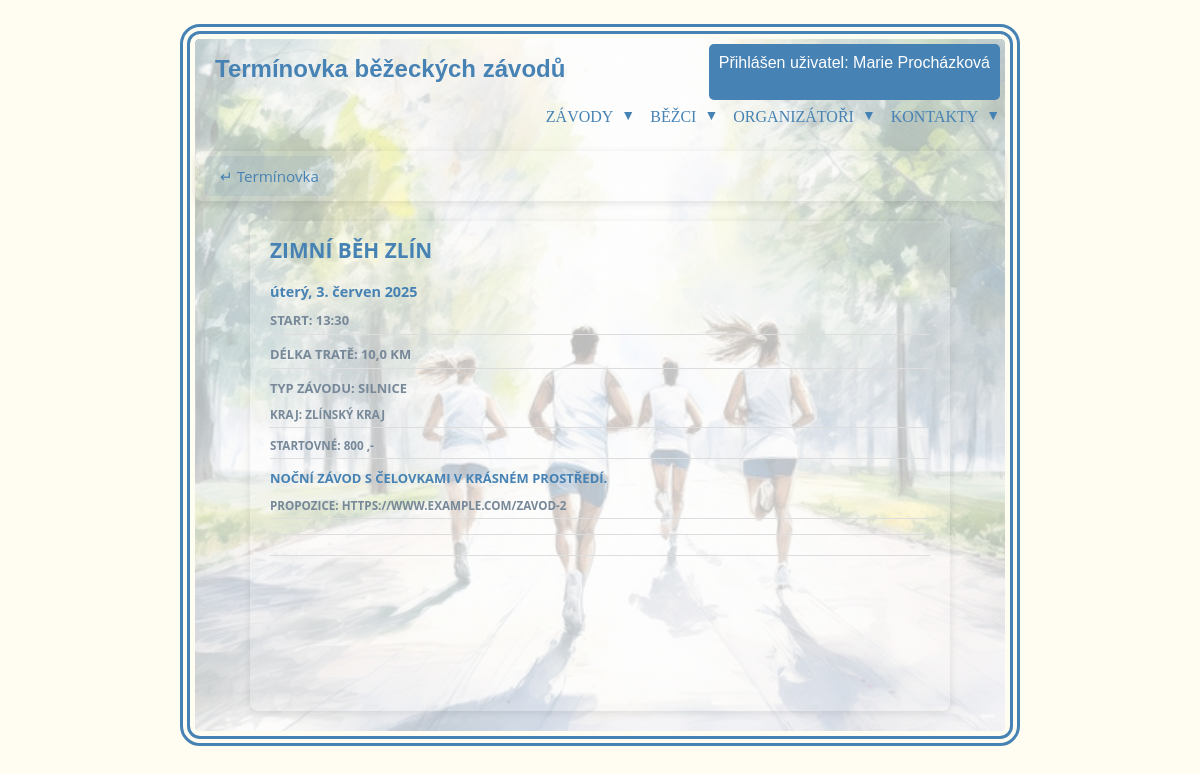
Page /2/ (signed in) on the committed database.
### users/models.py (models this page shows, shortened)
class User(AbstractBaseUser, PermissionsMixin):
    ROLE_CHOICES = [
        ('R', 'Runner'),
        ('O', 'Organizátor'),
        ('A', 'Admin'),
    ]
    email = models.EmailField(unique=True)
    password = models.CharField(max_length=128,null=False,blank=False)
    role = models.CharField(max_length=1, choices=ROLE_CHOICES)
    first_name = models.CharField(max_length=30, null=False, blank=False)
    last_name = models.CharField(max_length=60, null=False, blank=False)
    birth_date = models.DateField(null=False, blank=False)
    sex = models.CharField(max_length=1, choices=[('M', 'Muž'), ('F', 'Žena')], null=False, blank=False)
    organization_name = models.CharField(max_length=100, null=False, blank=False)
    website = models.URLField(null=False, blank=False)
    is_active = models.BooleanField(default=True)
    is_staff = models.BooleanField(default=False)
    objects = UserManager()
    USERNAME_FIELD = 'email'
    REQUIRED_FIELDS = ['role']
    class Meta:
        verbose_name = "uživatel"
        verbose_name_plural = "uživatelé"
        constraints = [
            models.UniqueConstraint(fields=['email', 'role'], name='unique_email_role')
        ]

### events/models.py (models this page shows, shortened)
class Event(models.Model):
    date_event = models.DateField(verbose_name='Datum události')
    name_event = models.CharField(max_length=30, verbose_name='Název události')
    description = models.TextField(verbose_name='Popis události')
    start_time = models.TimeField(verbose_name='Čas startu')
    distance = models.IntegerField(verbose_name='Vzdálenost')
    country = models.CharField(max_length=50, verbose_name='Země')
    city = models.CharField(max_length=50, verbose_name='Město')
    region = models.CharField(
        max_length=100,
        choices=[
            ('hlavní město Praha', 'hlavní město Praha'),
            ('Středočeský kraj', 'Středočeský kraj'),
            ('Jihočeský kraj', 'Jihočeský kraj'),
            ('Plzeňský kraj', 'Plzeňský kraj'),
            ('Karlovarský kraj', 'Karlovarský kraj'),
            ('Ústecký kraj', 'Ústecký kraj'),
            ('Liberecký kraj', 'Liberecký kraj'),
            ('Královéhradecký kraj', 'Královéhradecký kraj'),
            ('Pardubický kraj', 'Pardubický kraj'),
            ('Kraj Vysočina', 'Kraj Vysočina'),
            ('Jihomoravský kraj', 'Jihomoravský kraj'),
            ('Olomoucký kraj', 'Olomoucký kraj'),
            ('Moravskoslezský kraj', 'Moravskoslezský kraj'),
            ('Zlínský kraj', 'Zlínský kraj')
        ],
        verbose_name='Kraj'
    )
    typ_race = models.CharField(
        max_length=7,
        choices=[
            ('Silnice', 'Silnice'),
            ('Trail', 'Trail'),
            ('Mix', 'Smíšený')
        ],
        verbose_name='Typ závodu - povrch'
    )
    propozition = models.CharField(max_length=100, null=True, blank=True, verbose_name='Propozice')
    start_fee = models.IntegerField(null=True, blank=True, verbose_name='Startovné')
    organizer = models.ForeignKey(settings.AUTH_USER_MODEL, on_delete=models.CASCADE, limit_choices_to={'role': 'O'})
    class Meta:
        ordering = ['date_event']

### events/views.py (the view)
# urls.py: path('<int:pk>/', EventDetailView.as_view(), name='event_details'),
class EventDetailView(DetailView):
    model = Event
    template_name = 'event_details.html'
    context_object_name = 'event'

### events/templatetags/filters.py (called while the page is built)
@register.filter
def m_2_km(value):
    try:
        return value / 1000
    except (ValueError, TypeError):
        return value

@register.filter   # zobrazit formát času
def format_HHMM(value):
    if value is not None:
        return value.strftime('%H:%M')
    return 'No time provided'

### events/templates/event_details.html
{% extends "base.html" %}
{% load filters %}
{% block content %}
<div class="back-link-bar">
    <a href="{% url 'events_search' %}" class="back-link">↵ Termínovka</a>
</div>
<div class="writing-container_detail">
    <div class="name_event_detail">{{ event.name_event }}</div><br>
    <div class="date_event_detail">{{ event.date_event|date:"l, j. F Y" }}
    <div class="date_event basic_info_detail">Start:  {{event.start_time|format_HHMM}} </div>
    <div class="date_event basic_info_detail">Délka tratě:   {{event.distance|m_2_km}} km</div>
    <div class="date_event basic_info_detail">Typ závodu:   {{event.typ_race}}
    <div class="date_event basic_info_detail">Kraj:  {{event.region}}</div>
    <div class="date_event basic_info_detail">Startovné: {{event.start_fee|floatformat:0}} ,-</div>
    <div class="description_detail">{{ event.description }}</div>
    <div class="date_event basic_info_detail">Propozice: {{ event.propozition }}</div>
</div>
{% endblock %}

### templates/base.html (shortened to what this page needs)
{% load static %}
<!DOCTYPE html>
<html lang="en">
{% include "includes/head.html" %}
<body>
<main>
<div class="container">
    <div class="top-right">
        {% if user.is_authenticated %}
            <div class="dropdown">
                <button class="dropbtn" type="button">
                    <div class="user-info">Přihlášen uživatel: {{ user.first_name }} {{ user.last_name }}</div>
                    <span class="arrow">▼</span>
                </button>
            </div>
    {% else %}
        <a href="">Registrace</a>
        <a href="">Přihlášení</a>
    {% endif %}
    </div>
    <h1 class="h1">Termínovka běžeckých závodů</h1>
    {% include "includes/nav_bar.html" %}
    {% block content %}
    {% endblock %}
</div>
</div>
</main>
</body>
</html>

### static/css/styles.css (style rules this page uses)
* { box-sizing: border-box; }
@media (max-width: 1200px) { .container { width: 70%; } }
body { background-color: #fffcf2; margin: 0; padding: 0; }
.h1 { font-family: Verdana, Geneva, Tahoma, sans-serif; font-size: x-large; color: #4682b4; margin-left: 20px; }
.container { position: relative; max-width: 70%; width: 100%; height: auto; justify-content: flex-start; align-items: center; border: #4682b4 10px double; background-clip: content-box; background-image: linear-gradient(rgba(255,255,255,0.7), rgba(255,255,255,0.7)), url('/static/img/background.png'); background-repeat: no-repeat; background-position: center; background-size: cover; border-radius: 20px; padding: 5px; margin: 2% auto; }
.top-right { position: absolute; top: 10px; right: 10px; font-size: 14px; font-weight:lighter; text-decoration: none; display: flex; gap: 15px; list-style: none; padding:0rem; margin: 0; text-transform: uppercase; align-items: center; }
.user-info { margin: 0; white-space: nowrap; }

### static/css/events_list.css (style rules this page uses)
.date_event { font-family: 'Open Sans', sans-serif; font-size: 0.9em; font-weight: bold; color:lightslategrey; border-bottom: 1px solid #ddd; padding-bottom: 5px; margin-bottom: 10px; }

### static/css/events_detail.css (style rules this page uses)
.writing-container_detail { background-color: rgba(255, 255, 255, 0.1); border-radius: 8px; box-shadow: 0 2px 8px rgba(0, 0, 0, 0.1); padding: 15px 20px; margin: 20px auto; max-width: 700px; transition: transform 0.3s ease; }
.date_event_detail { font-family: 'Open Sans', sans-serif; font-size: 0.9em; font-weight: bold; color:#4682b4; border-bottom: 1px solid #ddd; padding-bottom: 10px; margin-bottom: 140px; }
.name_event_detail { font-family: 'Open Sans', sans-serif; font-size: 1.3em; font-weight: bold; color: #4682b4; text-transform: uppercase; }
.description_detail { font-size: 1em; color: #4682b4; line-height: 1.5; }
.basic_info_detail { font-family: 'Open Sans', sans-serif; margin-top: 10px; margin-bottom: 10px; color:lightslategrey; text-transform:uppercase; }
.back-link-bar { box-sizing: border-box; display: flex; background-color: rgba(255, 255, 255, 0.1); border-radius: 8px; box-shadow: 0 2px 8px rgba(0, 0, 0, 0.1); padding: 5px 10px; margin: 20px auto; width: 100%; transition: transform 0.3s ease; }
.back-link { font-family: 'Open Sans', sans-serif; font-size: 0.95em; color: #4682b4; text-decoration: none; padding: 10px 15px; border-radius: 5px; background-color: rgba(70, 130, 180, 0.1); transition: background-color 0.3s ease; }

### static/css/menu.css (style rules this page uses)
.arrow { font-size: 14px; color: #4682b4; cursor: pointer; }

### static/css/user_form_register.css (style rules this page uses)
button { padding: 10px; background-color: #4682b4; color: white; border: none; border-radius: 5px; cursor: pointer; font-size: 1rem; }

### static/css/dashboard.css (style rules this page uses)
.date_event { font-family: 'Open Sans', sans-serif; font-size: 0.9em; font-weight: bold; color:lightslategrey; border-bottom: 1px solid #ddd; padding-bottom: 5px; margin-bottom: 10px; }

### rows in the picture
User: first_name "Marie", last_name "Procházková"
Event: name_event "ZIMNÍ BĚH ZLÍN", date_event "úterý, 3. červen 2025", start_time "13:30", distance|m_2_km "10,0", typ_race "SILNICE", region "ZLÍNSKÝ KRAJ", start_fee "800", description "NOČNÍ ZÁVOD S ČELOVKAMI V KRÁSNÉM PROSTŘEDÍ.", propozition "HTTPS://WWW.EXAMPLE.COM/ZAVOD-2"
